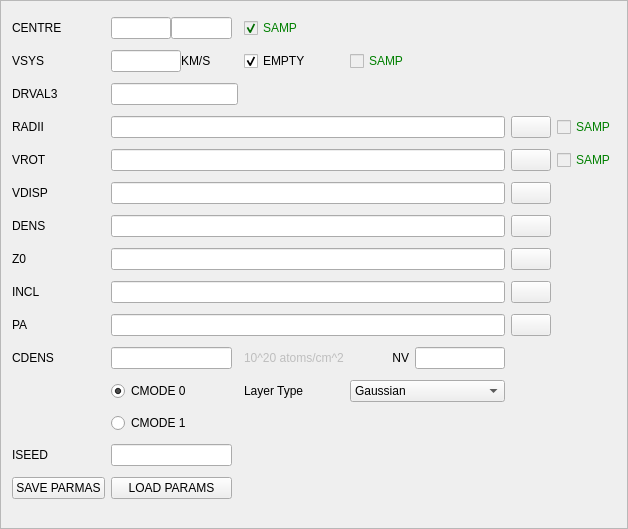
<?xml version="1.0" encoding="UTF-8"?>
<ui version="4.0">
 <class>galmod</class>
 <widget class="QFrame" name="galmod">
  <property name="geometry">
   <rect>
    <x>0</x>
    <y>0</y>
    <width>628</width>
    <height>529</height>
   </rect>
  </property>
  <property name="windowTitle">
   <string>Frame</string>
  </property>
  <property name="frameShape">
   <enum>QFrame::StyledPanel</enum>
  </property>
  <property name="frameShadow">
   <enum>QFrame::Raised</enum>
  </property>
  <layout class="QGridLayout" name="gridLayout">
   <item row="0" column="0">
    <widget class="QLabel" name="label">
     <property name="text">
      <string>CENTRE</string>
     </property>
    </widget>
   </item>
   <item row="1" column="0">
    <widget class="QLabel" name="label_3">
     <property name="text">
      <string>VSYS</string>
     </property>
    </widget>
   </item>
   <item row="3" column="0">
    <widget class="QLabel" name="label_2">
     <property name="text">
      <string>RADII</string>
     </property>
    </widget>
   </item>
   <item row="3" column="1" colspan="5">
    <widget class="QLineEdit" name="radiiLine"/>
   </item>
   <item row="4" column="0">
    <widget class="QLabel" name="label_4">
     <property name="text">
      <string>VROT</string>
     </property>
    </widget>
   </item>
   <item row="4" column="1" colspan="5">
    <widget class="QLineEdit" name="vrotLine"/>
   </item>
   <item row="4" column="6">
    <widget class="QPushButton" name="vrotButton">
     <property name="text">
      <string/>
     </property>
     <property name="icon">
      <iconset resource="../resources.qrc">
       <normaloff>:/table.png</normaloff>:/table.png</iconset>
     </property>
     <property name="iconSize">
      <size>
       <width>20</width>
       <height>20</height>
      </size>
     </property>
    </widget>
   </item>
   <item row="5" column="0">
    <widget class="QLabel" name="label_5">
     <property name="text">
      <string>VDISP</string>
     </property>
    </widget>
   </item>
   <item row="5" column="1" colspan="5">
    <widget class="QLineEdit" name="vdispLine"/>
   </item>
   <item row="5" column="6">
    <widget class="QPushButton" name="vdispButton">
     <property name="text">
      <string/>
     </property>
     <property name="icon">
      <iconset resource="../resources.qrc">
       <normaloff>:/table.png</normaloff>:/table.png</iconset>
     </property>
     <property name="iconSize">
      <size>
       <width>20</width>
       <height>20</height>
      </size>
     </property>
    </widget>
   </item>
   <item row="6" column="0">
    <widget class="QLabel" name="label_6">
     <property name="text">
      <string>DENS</string>
     </property>
    </widget>
   </item>
   <item row="6" column="1" colspan="5">
    <widget class="QLineEdit" name="densLine"/>
   </item>
   <item row="6" column="6">
    <widget class="QPushButton" name="densButton">
     <property name="text">
      <string/>
     </property>
     <property name="icon">
      <iconset resource="../resources.qrc">
       <normaloff>:/table.png</normaloff>:/table.png</iconset>
     </property>
     <property name="iconSize">
      <size>
       <width>20</width>
       <height>20</height>
      </size>
     </property>
    </widget>
   </item>
   <item row="7" column="0">
    <widget class="QLabel" name="label_7">
     <property name="text">
      <string>Z0</string>
     </property>
    </widget>
   </item>
   <item row="7" column="1" colspan="5">
    <widget class="QLineEdit" name="zoLine"/>
   </item>
   <item row="7" column="6">
    <widget class="QPushButton" name="zoButton">
     <property name="text">
      <string/>
     </property>
     <property name="icon">
      <iconset resource="../resources.qrc">
       <normaloff>:/table.png</normaloff>:/table.png</iconset>
     </property>
     <property name="iconSize">
      <size>
       <width>20</width>
       <height>20</height>
      </size>
     </property>
    </widget>
   </item>
   <item row="8" column="0">
    <widget class="QLabel" name="label_8">
     <property name="text">
      <string>INCL</string>
     </property>
    </widget>
   </item>
   <item row="8" column="1" colspan="5">
    <widget class="QLineEdit" name="inclLine"/>
   </item>
   <item row="8" column="6">
    <widget class="QPushButton" name="inclButton">
     <property name="text">
      <string/>
     </property>
     <property name="icon">
      <iconset resource="../resources.qrc">
       <normaloff>:/table.png</normaloff>:/table.png</iconset>
     </property>
     <property name="iconSize">
      <size>
       <width>20</width>
       <height>20</height>
      </size>
     </property>
    </widget>
   </item>
   <item row="9" column="0">
    <widget class="QLabel" name="label_9">
     <property name="text">
      <string>PA</string>
     </property>
    </widget>
   </item>
   <item row="9" column="1" colspan="5">
    <widget class="QLineEdit" name="paLine"/>
   </item>
   <item row="9" column="6">
    <widget class="QPushButton" name="paButton">
     <property name="text">
      <string/>
     </property>
     <property name="icon">
      <iconset resource="../resources.qrc">
       <normaloff>:/table.png</normaloff>:/table.png</iconset>
     </property>
     <property name="iconSize">
      <size>
       <width>20</width>
       <height>20</height>
      </size>
     </property>
    </widget>
   </item>
   <item row="10" column="0">
    <widget class="QLabel" name="label_10">
     <property name="text">
      <string>CDENS</string>
     </property>
    </widget>
   </item>
   <item row="10" column="1">
    <widget class="QLineEdit" name="cdensLine"/>
   </item>
   <item row="10" column="3">
    <widget class="QLabel" name="label_11">
     <property name="enabled">
      <bool>false</bool>
     </property>
     <property name="text">
      <string>10^20 atoms/cm^2</string>
     </property>
    </widget>
   </item>
   <item row="10" column="4">
    <widget class="QLabel" name="label_12">
     <property name="text">
      <string>NV</string>
     </property>
     <property name="alignment">
      <set>Qt::AlignRight|Qt::AlignTrailing|Qt::AlignVCenter</set>
     </property>
    </widget>
   </item>
   <item row="10" column="5">
    <widget class="QLineEdit" name="nvLine"/>
   </item>
   <item row="11" column="3">
    <widget class="QLabel" name="label_13">
     <property name="text">
      <string>Layer Type</string>
     </property>
    </widget>
   </item>
   <item row="11" column="4" colspan="2">
    <widget class="QComboBox" name="layerBox">
     <item>
      <property name="text">
       <string>Gaussian</string>
      </property>
     </item>
     <item>
      <property name="text">
       <string>Sech2</string>
      </property>
     </item>
     <item>
      <property name="text">
       <string>Exponential</string>
      </property>
     </item>
     <item>
      <property name="text">
       <string>Lorentzian</string>
      </property>
     </item>
     <item>
      <property name="text">
       <string>Box</string>
      </property>
     </item>
    </widget>
   </item>
   <item row="13" column="0">
    <widget class="QLabel" name="label_14">
     <property name="text">
      <string>ISEED</string>
     </property>
    </widget>
   </item>
   <item row="13" column="1">
    <widget class="QLineEdit" name="iseedLine"/>
   </item>
   <item row="3" column="6">
    <widget class="QPushButton" name="radiiButton">
     <property name="text">
      <string/>
     </property>
     <property name="icon">
      <iconset resource="../resources.qrc">
       <normaloff>:/table.png</normaloff>:/table.png</iconset>
     </property>
     <property name="iconSize">
      <size>
       <width>20</width>
       <height>20</height>
      </size>
     </property>
    </widget>
   </item>
   <item row="14" column="0">
    <widget class="QPushButton" name="saveParamsButton">
     <property name="text">
      <string>SAVE PARMAS</string>
     </property>
    </widget>
   </item>
   <item row="14" column="1">
    <widget class="QPushButton" name="loadParamsButton">
     <property name="text">
      <string>LOAD PARAMS</string>
     </property>
    </widget>
   </item>
   <item row="11" column="1">
    <widget class="QRadioButton" name="cmode0Radio">
     <property name="text">
      <string>CMODE 0</string>
     </property>
     <property name="checked">
      <bool>true</bool>
     </property>
     <attribute name="buttonGroup">
      <string>buttonGroup1</string>
     </attribute>
    </widget>
   </item>
   <item row="12" column="1">
    <widget class="QRadioButton" name="cmode1Radio">
     <property name="text">
      <string>CMODE 1</string>
     </property>
     <attribute name="buttonGroup">
      <string>buttonGroup1</string>
     </attribute>
    </widget>
   </item>
   <item row="0" column="1">
    <widget class="QFrame" name="frame">
     <property name="frameShape">
      <enum>QFrame::NoFrame</enum>
     </property>
     <property name="frameShadow">
      <enum>QFrame::Plain</enum>
     </property>
     <property name="lineWidth">
      <number>0</number>
     </property>
     <layout class="QHBoxLayout" name="horizontalLayout">
      <property name="spacing">
       <number>0</number>
      </property>
      <property name="margin">
       <number>0</number>
      </property>
      <item>
       <widget class="QLineEdit" name="xcentreLine">
        <property name="maximumSize">
         <size>
          <width>70</width>
          <height>16777215</height>
         </size>
        </property>
       </widget>
      </item>
      <item>
       <widget class="QLineEdit" name="ycentreLine">
        <property name="maximumSize">
         <size>
          <width>70</width>
          <height>16777215</height>
         </size>
        </property>
       </widget>
      </item>
     </layout>
    </widget>
   </item>
   <item row="1" column="1" colspan="2">
    <widget class="QFrame" name="frame_2">
     <property name="frameShape">
      <enum>QFrame::NoFrame</enum>
     </property>
     <property name="frameShadow">
      <enum>QFrame::Plain</enum>
     </property>
     <property name="lineWidth">
      <number>0</number>
     </property>
     <layout class="QHBoxLayout" name="horizontalLayout_2">
      <property name="spacing">
       <number>0</number>
      </property>
      <property name="leftMargin">
       <number>0</number>
      </property>
      <property name="topMargin">
       <number>0</number>
      </property>
      <property name="rightMargin">
       <number>12</number>
      </property>
      <property name="bottomMargin">
       <number>0</number>
      </property>
      <item>
       <widget class="QLineEdit" name="vsysLine">
        <property name="maximumSize">
         <size>
          <width>70</width>
          <height>16777215</height>
         </size>
        </property>
       </widget>
      </item>
      <item>
       <widget class="QLabel" name="label_15">
        <property name="text">
         <string>KM/S</string>
        </property>
       </widget>
      </item>
     </layout>
    </widget>
   </item>
   <item row="2" column="0">
    <widget class="QLabel" name="label_16">
     <property name="text">
      <string>DRVAL3</string>
     </property>
    </widget>
   </item>
   <item row="2" column="1" colspan="2">
    <widget class="QLineEdit" name="drvalLine"/>
   </item>
   <item row="1" column="3">
    <widget class="QCheckBox" name="emptyCheck">
     <property name="text">
      <string>EMPTY</string>
     </property>
     <property name="checked">
      <bool>true</bool>
     </property>
    </widget>
   </item>
   <item row="0" column="3">
    <widget class="QCheckBox" name="checkSampCentre">
     <property name="enabled">
      <bool>false</bool>
     </property>
     <property name="styleSheet">
      <string notr="true">QCheckBox { color: green }</string>
     </property>
     <property name="text">
      <string>SAMP</string>
     </property>
     <property name="checked">
      <bool>true</bool>
     </property>
    </widget>
   </item>
   <item row="1" column="4">
    <widget class="QCheckBox" name="checkSampVsys">
     <property name="enabled">
      <bool>false</bool>
     </property>
     <property name="styleSheet">
      <string notr="true">QCheckBox { color: green }</string>
     </property>
     <property name="text">
      <string>SAMP</string>
     </property>
    </widget>
   </item>
   <item row="3" column="7">
    <widget class="QCheckBox" name="checkSampRadii">
     <property name="enabled">
      <bool>false</bool>
     </property>
     <property name="styleSheet">
      <string notr="true">QCheckBox { color: green }</string>
     </property>
     <property name="text">
      <string>SAMP</string>
     </property>
    </widget>
   </item>
   <item row="4" column="7">
    <widget class="QCheckBox" name="checkSampVrot">
     <property name="enabled">
      <bool>false</bool>
     </property>
     <property name="styleSheet">
      <string notr="true">QCheckBox { color: green }</string>
     </property>
     <property name="text">
      <string>SAMP</string>
     </property>
    </widget>
   </item>
  </layout>
 </widget>
 <resources>
  <include location="../resources.qrc"/>
 </resources>
 <connections/>
 <buttongroups>
  <buttongroup name="buttonGroup1"/>
 </buttongroups>
</ui>
